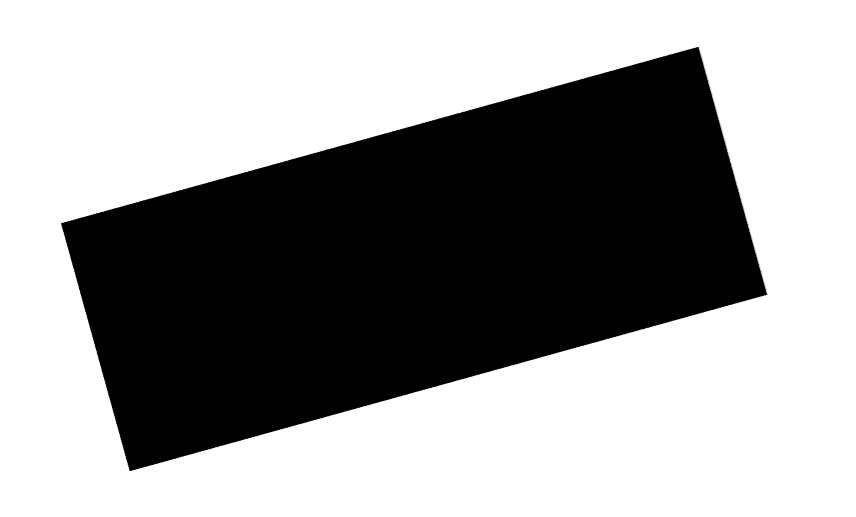
#> input picture examples/221206/test01.png, 856 x 517 px
$ python ex_08.py
#> lines starting #> are read from the running program, lines starting #| are printed output that depends on the picture; after the words box and inside, x2 and y2 are one past the last pixel; in counts of white or black regions, pixels touching at a corner belong together
### examples/221206/utils.py
import cv2

def image_show(image):
    cv2.imshow("show", image)
    cv2.waitKey(0)

### examples/221206/ex_08.py
import cv2
import numpy as np
from utils import image_show

image_path = "./test01.png"
image_read = cv2.imread(image_path)
#> image_read is the input picture: shape (517, 856, 3); min 0, max 255, mean 156.9
image_gray = cv2.cvtColor(image_read, cv2.COLOR_BGR2GRAY)

# 감지할 모서리 개수
corners_to_detect = 4
minimum_quality_score = 0.05
mininum_distance = 25

# 모서리 감지 후 -> 표기
corners = cv2.goodFeaturesToTrack(
    image_gray, corners_to_detect, minimum_quality_score, mininum_distance)
#> corners = [[130, 469], [61, 223], [697, 48], [766, 294]]

for corner in corners:
    x, y = corner[0]
    cv2.circle(image_read, (int(x), int(y)), 10, (0, 255, 0), -1) # -1 = 흰 원 채워줌
#> this loop made 4 passes
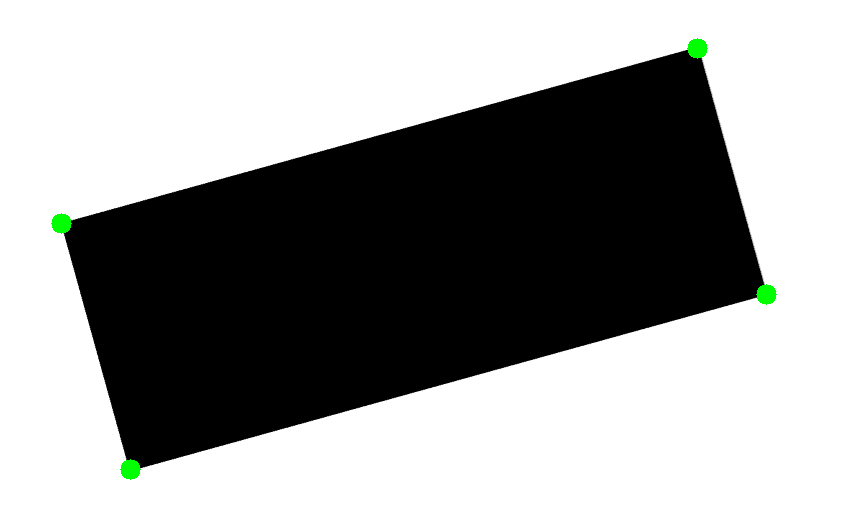
#> image_read: shape (517, 856, 3); 0.29% of pixels changed, all inside (x1, y1, x2, y2) = (51, 38, 777, 480)
    # 좌표의경우 float형태는 안됨 : int(x)형태가 되어야함
    #circle:원 그림

image_gray_temp = cv2.cvtColor(image_read, cv2.COLOR_BGR2GRAY)
image_show(image_gray_temp)

$ run again, with examples/221206/Billiards.png copied over examples/221206/test01.png
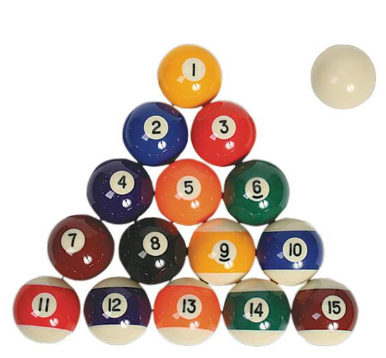
#> input picture examples/221206/Billiards.png, 386 x 358 px
#> image_read is the input picture: shape (358, 386, 3); mean B, G, R 188.4, 196.4, 210.8
#> `image_gray = cv2.cvtColor(image_read, cv2.COLOR_BGR2GRAY)`:
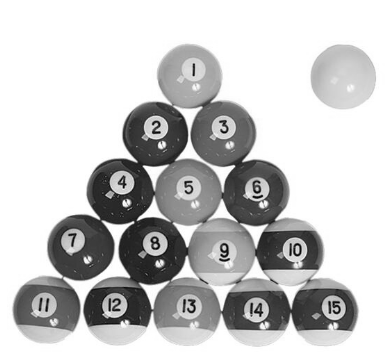
#> image_gray: shape (358, 386); min 2, max 255, mean 199.8
#> corners = [[143, 166], [234, 166], [133, 222], [160, 132]]
#> the loop `for corner in corners:` made 4 passes
#> after the loop `for corner in corners:`:
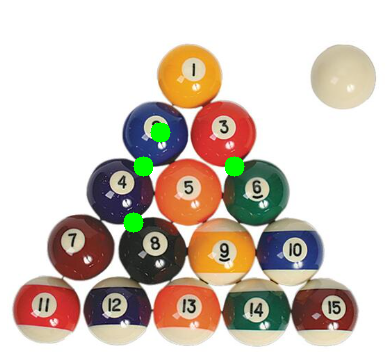
#> image_read: shape (358, 386, 3); 0.92% of pixels changed, all inside (x1, y1, x2, y2) = (123, 122, 245, 233)
